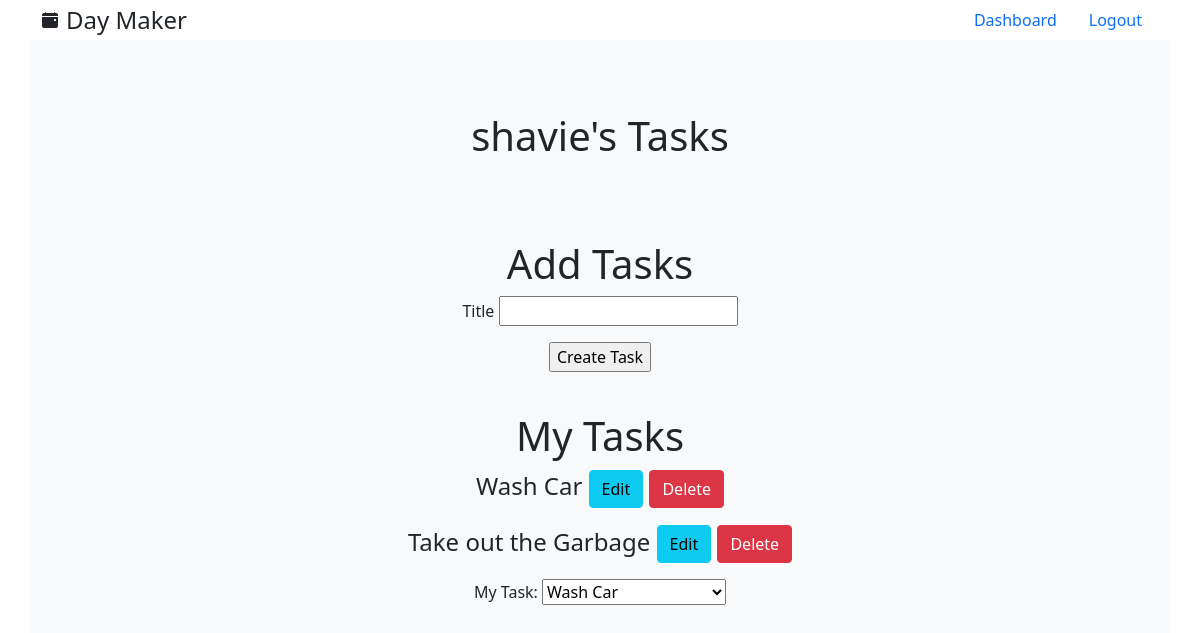
/tasks (signed in), run on an earlier commit of the app's database.
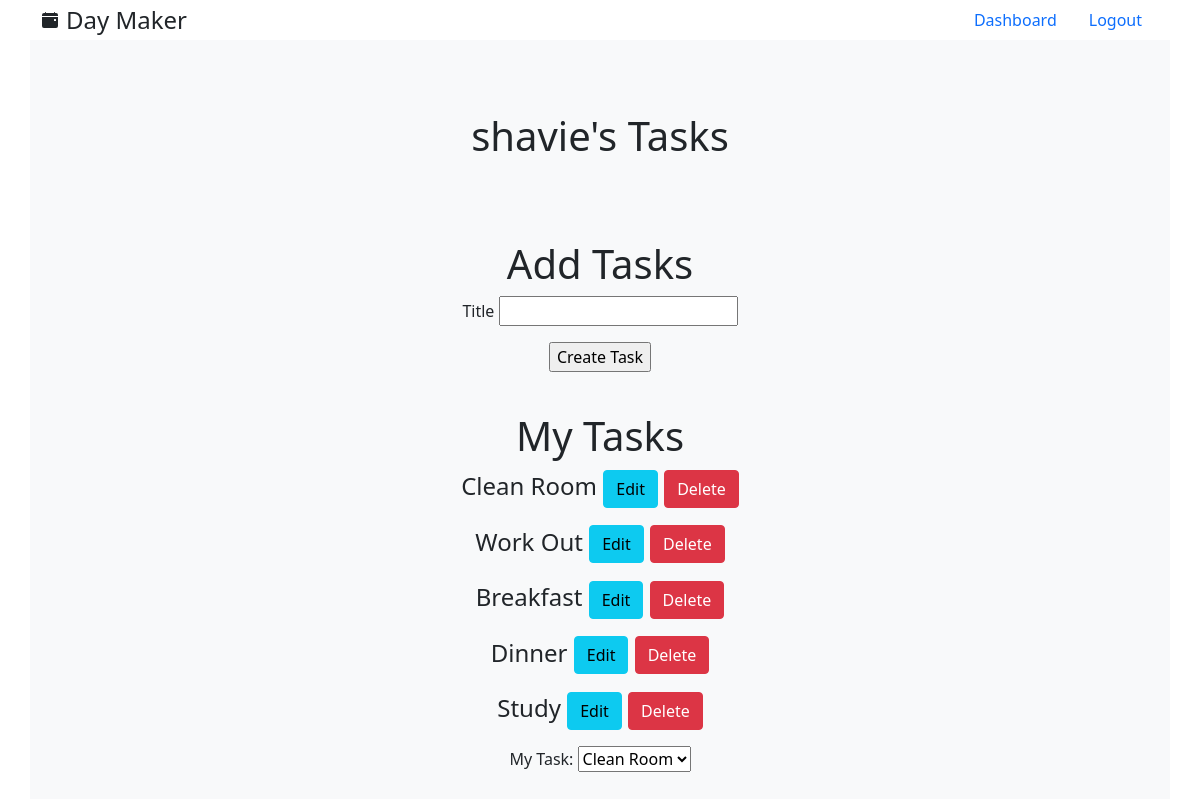
And on a later commit of the database.
### models.py (models this page shows, shortened)
class User(UserMixin, db.Model):
    id = db.Column(db.Integer, primary_key = True)
    username = db.Column(db.String(30), unique = True, index = True)
    email = db.Column(db.String(64), index=True, unique=True)
    password = db.Column(db.String(128))
    schedules = db.relationship('Schedule', backref='user', lazy='dynamic', cascade='all, delete, delete-orphan')
    templates = db.relationship('Template', backref='user', lazy='dynamic', cascade='all, delete, delete-orphan')
    tasks = db.relationship('Task', backref='user', lazy='dynamic', cascade='all, delete, delete-orphan')

class Task(db.Model):
    id = db.Column(db.Integer, primary_key = True)
    title = db.Column(db.String(50), index = True)
    user_id = db.Column(db.Integer, db.ForeignKey('user.id'))
    todos = db.relationship('Todo', lazy='dynamic', cascade='all, delete, delete-orphan')

### routes.py (the view)
@app.route('/tasks', methods=['GET', 'POST'])
@login_required
def tasks():
    form = TaskForm()
    if form.validate_on_submit():
      task = Task(title=form.title.data, user_id=current_user.id)
      db.session.add(task)
      db.session.commit()
      flash('Title successfully added')
      return redirect(url_for('tasks'))
    return render_template('view_tasks.html', form=form)

### forms.py
class TaskForm(FlaskForm):
  title = StringField("Title", validators=[DataRequired()])
  submit = SubmitField("Create Task")

### routes.py (called while the page is built)
@login_manager.user_loader
def load_user(id):
    return User.query.get(int(id))

### templates/view_tasks.html (shortened to what this page needs)
{% extends 'base.html' %}
{% block content %}
    <div class="container h-100 bg-light">
        <div class="row justify-content-center align-items-center h-25">
            <div class="col-6 text-center">
                <h1>{{current_user.username}}'s Tasks</h1>
            </div>
        </div>
        <div class="row justify-content-center align-items-center mb-4">
            <div class="col-6 text-center">
                <h1>Add Tasks</h1>
                <form action="/tasks" method="POST">
                    <p>
                        {{ form.title.label }}
                        {{ form.title()}}
                    </p>
                    <p> {{ form.submit() }} </p>
                </form>
            </div>
        </div>
        <div class="row justify-content-center align-items-center">
            <div class="col-6 text-center">
                <h1>My Tasks</h1>
                {% for task in current_user.tasks %}
                <p class="fs-4">{{ task.title }}</h4>
                <a href="{{ url_for('edit_task', task_title=task.title) }}" class="btn btn-info">Edit</a>
                <a href="{{ url_for('delete_task', task_title=task.title) }}" class="btn btn-danger">Delete</a>
                {% endfor %}
            </div>
        </div>
        <div class="row justify-content-center align-items-center mb-4">
            <div class="col-6 text-center">
                <label for="cars">My Task:</label>
                <select name="cars" id="cars">
                  {% for task in current_user.tasks %}
                  <option value="{{ task.title }}">{{ task.title }}</option>
                  {% endfor %}
                </select>
            </div>
        </div>
    </div>
{% endblock %}

### templates/base.html (shortened to what this page needs)
<!DOCTYPE html>
<html lang="en">
<head>
    {% block head %}
    <link href="https://cdn.jsdelivr.net/npm/bootstrap@5.0.1/dist/css/bootstrap.min.css" rel="stylesheet">
    <link rel="stylesheet" href="../static/styles.css">
    {% endblock %}
</head>
<body >
  <div class="container">
    <header class="nav justify-content-center">
      <a href="{{url_for('home')}}" class="d-flex align-items-center mb-3 mb-md-0 me-md-auto text-dark text-decoration-none">
        <span class="fs-4 ms-2">Day Maker</span>
      </a>
      <ul class="nav nav-pills">
        {% if current_user.is_authenticated %}
          <li class="nav-item">
            <a class="nav-link" href="{{url_for('dashboard')}}">Dashboard</a>
          </li>
        {% endif %}
        {% if current_user.is_authenticated %}
        <li class="nav-item">
          <a class="nav-link" href="{{url_for('logout')}}">Logout</a>
        </li>
        {% endif %}
      </ul>
    </header>
  </div>
  {% block content %}{% endblock %}
</body>
</html>

### static/styles.css (style rules this page uses)
html, body { height: 100%; }

What changed in the data, as far as the page shows it:
removed Task: title "Wash Car"
changed Task: title "Take out the Garbage" → "Clean Room"
added Task: title "Work Out"
added Task: title "Breakfast"
added Task: title "Dinner"
added Task: title "Study"
Also different on the page:
form field cars: "Wash Car" → "Clean Room"
